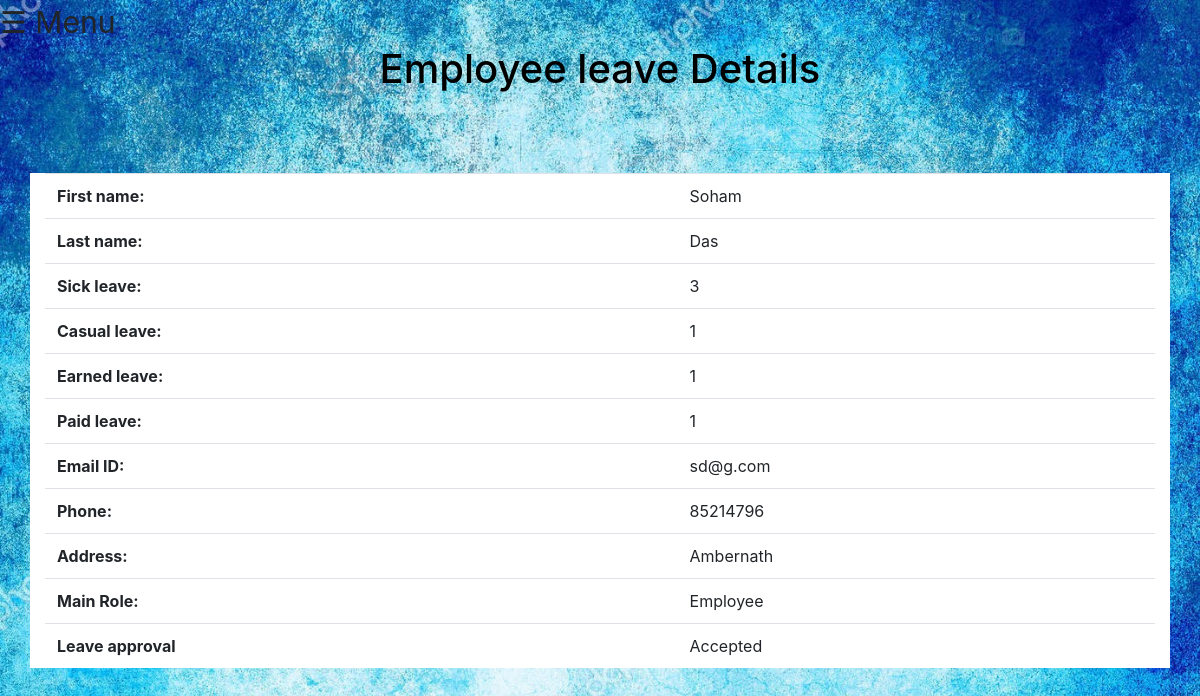
Screenshot of /leaveremain.php (signed in) with the database file from the repository.
### tables this page shows
CREATE TABLE `leave` (
  `leave_id` int(11) NOT NULL,
  `sickleave` int(11) DEFAULT NULL,
  `earnleave` int(11) DEFAULT NULL,
  `casualleave` int(11) DEFAULT NULL,
  `nationalfesholiday` int(11) DEFAULT NULL,
  `paidleave` int(11) DEFAULT NULL,
  `leavereason` text DEFAULT NULL,
  `leaveapproval` varchar(50) DEFAULT 'Pending approval',
  `leavetype` varchar(50) DEFAULT NULL,
  `reqleave` int(11) DEFAULT NULL
);

CREATE TABLE `addemploy` (
  `Employ_ID` int(11) NOT NULL,
  `fname` varchar(45) DEFAULT NULL,
  `mname` varchar(45) DEFAULT NULL,
  `lname` varchar(45) DEFAULT NULL,
  `qualify` varchar(45) DEFAULT NULL,
  `blood` varchar(45) DEFAULT NULL,
  `email` varchar(45) DEFAULT NULL,
  `phone` varchar(20) DEFAULT NULL,
  `exp` varchar(45) DEFAULT NULL,
  `department` varchar(45) DEFAULT NULL,
  `designation` varchar(45) DEFAULT NULL,
  `addr` varchar(45) DEFAULT NULL,
  `Password` varchar(45) NOT NULL,
  `MainRole` varchar(45) NOT NULL
);

### leaveremain.php (the view, shortened to what this page needs)
<?php
 include('bootstrap.php');
include 'configall.php';
$stmt = $pdo->prepare("SELECT `addemploy`.*, `leave`.*\n"
    . "FROM `addemploy` \n"
    . "	LEFT JOIN `leave` ON `leave`.`leave_id` = `addemploy`.`Employ_ID` WHERE `leave`.`leave_id` = :xyz");
$stmt->execute(array(":xyz" => $_SESSION['user_id']));
$row = $stmt->fetch(PDO::FETCH_ASSOC);
$fn = htmlentities($row['fname']);
$ln = htmlentities($row['lname']);
$sl = htmlentities($row['sickleave']);
$cl = htmlentities($row['casualleave']);
$pl = htmlentities($row['paidleave']);
$el = htmlentities($row['earnleave']);
$e = htmlentities($row['email']);
$ph = htmlentities($row['phone']);
$a = htmlentities($row['addr']);
$ma = htmlentities($row['MainRole']);
$la = htmlentities($row['leaveapproval']);
 ?>
<!DOCTYPE html>
<html>
    <head>
        <link rel="stylesheet" type="text/css" href="viewemploy.css?v=<?php echo time(); ?>">
        <link rel="stylesheet" href="https://maxcdn.bootstrapcdn.com/bootstrap/4.5.2/css/bootstrap.min.css">
        <link rel="stylesheet" href="https://maxcdn.bootstrapcdn.com/bootstrap/4.5.2/css/bootstrap.min.css">
    </head>
    <body>
    <div class="side">
        <span style="font-size:30px;cursor:pointer" onclick="openNav()">&#9776; Menu</span>
    <div>
    <div class="heading">
      <center><h2>Employee leave Details</h2></center>
    </div>
    <br><br><br>
    <div class="container">
      <table class="table table-hover" style="width:100%">
        <tr>
          <th>First name:</th>
          <td><?= $fn ?></td>
        </tr>
        <tr>
          <th>Last name:</th>
          <td><?= $ln ?></td>
        </tr>
        <tr>
          <th>Sick leave:</th>
          <td><?= $sl ?></td>
          </tr>
          <tr>
          <th>Casual leave:</th>
          <td><?= $cl ?></td>
        </tr>
        <tr>
          <th>Earned leave:</th>
          <td><?= $el ?></td>
        </tr>
        <tr>
          <th>Paid leave:</th>
          <td><?= $pl ?></td>
        </tr>
        <tr>
          <th>Email ID:</th>
          <td><?= $e ?></td>
        </tr>
        <tr>
          <th>Phone:</th>
          <td><?= $ph ?></td>
        </tr>
        <tr>
          <th>Address:</th>
          <td><?= $a ?></td>
        </tr>
        <tr>
          <th>Main Role:</th>
          <td><?= $ma ?></td>
        </tr>
		<tr>
		  <th>Leave approval</th>
		  <td><?= $la ?></td>
		</tr>
    </table>
  </div>
    </body>
</html>

### viewemploy.css (style rules this page uses)
body { background: url(bgImage7.jpg); margin:0; padding:0; background-size: cover; font-family: Arial; }
.heading h2 { font-size: 40px; color: black; }
body { font-family: 'Montserrat', sans-serif; font-weight: bold; }
.container { background-color: white; }

### rows the page displays
leave: leave_id.fname "Soham", leave_id.lname "Das", sickleave "3", casualleave "1", earnleave "1", paidleave "1", leave_id.email "sd@g.com", leave_id.phone "85214796", leave_id.addr "Ambernath", leave_id.MainRole "Employee", leaveapproval "Accepted"
